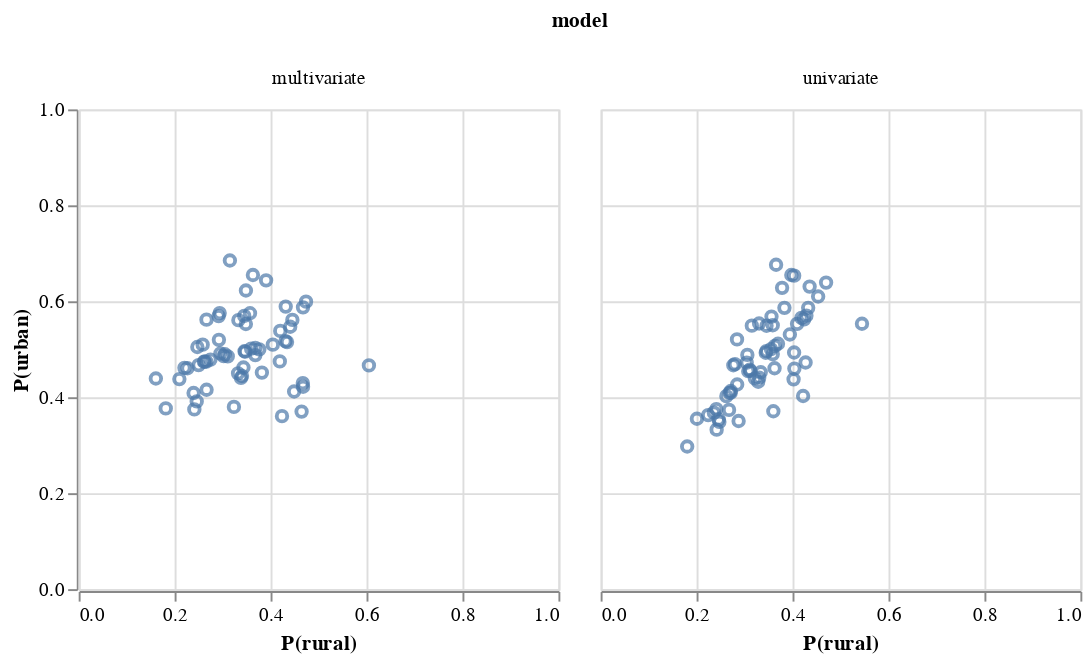

Source (notebook cell):
### Code cell
alt.Chart(pd.concat([mv_df, uni_df])).mark_point().encode(
    alt.X('rural', title="P(rural)", scale=alt.Scale(domain=[0,1])), 
    alt.Y("urban", title='P(urban)', scale=alt.Scale(domain=[0,1])), 
    alt.Column("model"),    
).properties(width=250, height=250)

### Figure 1 — Vega-Lite specification as saved in the notebook (floating-point values rounded to 4 significant figures)
{"config": {"view": {"continuousWidth": 400, "continuousHeight": 300}}, "data": {"name": "data-c84654ad065a8c4b0ee45e7bf9360f39"}, "mark": "point", "encoding": {"column": {"field": "model", "type": "nominal"}, "x": {"field": "rural", "scale": {"domain": [0, 1]}, "title": "P(rural)", "type": "quantitative"}, "y": {"field": "urban", "scale": {"domain": [0, 1]}, "title": "P(urban)", "type": "quantitative"}}, "height": 250, "width": 250, "$schema": "https://vega.github.io/schema/vega-lite/v4.17.0.json", "datasets": {"data-c84654ad065a8c4b0ee45e7bf9360f39": [{"district": 0, "rural": 0.1815, "urban": 0.3767, "a": -1.537, "b": 1.026, "model": "multivariate"}, {"district": 1, "rural": 0.347, "urban": 0.495, "a": -0.6513, "b": 0.6288, "model": "multivariate"}, {"district": 2, "rural": 0.3571, "urban": 0.5752, "a": -0.6304, "b": 0.9647, "model": "multivariate"}, {"district": 3, "rural": 0.3152, "urban": 0.685, "a": -0.8025, "b": 1.63, "model": "multivariate"}, {"district": 4, "rural": 0.3458, "urban": 0.4958, "a": -0.651, "b": 0.6326, "model": "multivariate"}, {"district": 5, "rural": 0.2664, "urban": 0.5618, "a": -1.029, "b": 1.294, "model": "multivariate"}, {"district": 6, "rural": 0.3047, "urban": 0.4896, "a": -0.8532, "b": 0.8084, "model": "multivariate"}, {"district": 7, "rural": 0.3451, "urban": 0.5695, "a": -0.654, "b": 0.9595, "model": "multivariate"}, {"district": 8, "rural": 0.2923, "urban": 0.5197, "a": -0.9128, "b": 0.998, "model": "multivariate"}, {"district": 9, "rural": 0.2268, "urban": 0.4603, "a": -1.28, "b": 1.104, "model": "multivariate"}, {"district": 10, "rural": 0.1609, "urban": 0.439, "a": -1.723, "b": 1.448, "model": "multivariate"}, {"district": 11, "rural": 0.3383, "urban": 0.4404, "a": -0.6883, "b": 0.4323, "model": "multivariate"}, {"district": 12, "rural": 0.3819, "urban": 0.4513, "a": -0.4984, "b": 0.2913, "model": "multivariate"}, {"district": 13, "rural": 0.3632, "urban": 0.6548, "a": -0.5812, "b": 1.228, "model": "multivariate"}, {"district": 14, "rural": 0.3404, "urban": 0.4442, "a": -0.6846, "b": 0.4473, "model": "multivariate"}, {"district": 15, "rural": 0.4316, "urban": 0.5889, "a": -0.2841, "b": 0.6767, "model": "multivariate"}, {"district": 16, "rural": 0.3107, "urban": 0.4851, "a": -0.8188, "b": 0.7536, "model": "multivariate"}, {"district": 17, "rural": 0.2954, "urban": 0.4911, "a": -0.889, "b": 0.8519, "model": "multivariate"}, {"district": 18, "rural": 0.3329, "urban": 0.5606, "a": -0.7155, "b": 0.9787, "model": "multivariate"}, {"district": 19, "rural": 0.3682, "urban": 0.5026, "a": -0.5588, "b": 0.5693, "model": "multivariate"}, {"district": 20, "rural": 0.4238, "urban": 0.3606, "a": -0.3207, "b": -0.2947, "model": "multivariate"}, {"district": 21, "rural": 0.2625, "urban": 0.4742, "a": -1.068, "b": 0.9547, "model": "multivariate"}, {"district": 22, "rural": 0.3022, "urban": 0.4855, "a": -0.8677, "b": 0.8049, "model": "multivariate"}, {"district": 23, "rural": 0.2204, "urban": 0.4613, "a": -1.319, "b": 1.148, "model": "multivariate"}, {"district": 24, "rural": 0.4192, "urban": 0.4747, "a": -0.331, "b": 0.2256, "model": "multivariate"}, {"district": 25, "rural": 0.3595, "urban": 0.5012, "a": -0.5995, "b": 0.6063, "model": "multivariate"}, {"district": 26, "rural": 0.2099, "urban": 0.4378, "a": -1.356, "b": 1.09, "model": "multivariate"}, {"district": 27, "rural": 0.2666, "urban": 0.4156, "a": -1.031, "b": 0.6654, "model": "multivariate"}, {"district": 28, "rural": 0.2585, "urban": 0.5096, "a": -1.086, "b": 1.128, "model": "multivariate"}, {"district": 29, "rural": 0.3907, "urban": 0.6436, "a": -0.4523, "b": 1.069, "model": "multivariate"}, {"district": 30, "rural": 0.4046, "urban": 0.5096, "a": -0.3962, "b": 0.4365, "model": "multivariate"}, {"district": 31, "rural": 0.2612, "urban": 0.4739, "a": -1.069, "b": 0.9559, "model": "multivariate"}, {"district": 32, "rural": 0.2918, "urban": 0.5691, "a": -0.9307, "b": 1.228, "model": "multivariate"}, {"district": 33, "rural": 0.605, "urban": 0.4663, "a": 0.4402, "b": -0.5861, "model": "multivariate"}, {"district": 34, "rural": 0.4201, "urban": 0.5382, "a": -0.3299, "b": 0.488, "model": "multivariate"}, {"district": 35, "rural": 0.3434, "urban": 0.462, "a": -0.6737, "b": 0.5088, "model": "multivariate"}, {"district": 36, "rural": 0.431, "urban": 0.5169, "a": -0.2891, "b": 0.3635, "model": "multivariate"}, {"district": 37, "rural": 0.2474, "urban": 0.5046, "a": -1.172, "b": 1.192, "model": "multivariate"}, {"district": 38, "rural": 0.4343, "urban": 0.5149, "a": -0.2718, "b": 0.3365, "model": "multivariate"}, {"district": 39, "rural": 0.3683, "urban": 0.4879, "a": -0.5607, "b": 0.5109, "model": "multivariate"}, {"district": 40, "rural": 0.4677, "urban": 0.4219, "a": -0.133, "b": -0.2146, "model": "multivariate"}, {"district": 41, "rural": 0.4672, "urban": 0.4295, "a": -0.137, "b": -0.1723, "model": "multivariate"}, {"district": 42, "rural": 0.4454, "urban": 0.5612, "a": -0.225, "b": 0.4798, "model": "multivariate"}, {"district": 43, "rural": 0.266, "urban": 0.4741, "a": -1.044, "b": 0.9309, "model": "multivariate"}, {"district": 44, "rural": 0.2939, "urban": 0.5754, "a": -0.8962, "b": 1.222, "model": "multivariate"}, {"district": 45, "rural": 0.4739, "urban": 0.5992, "a": -0.1057, "b": 0.5273, "model": "multivariate"}, {"district": 46, "rural": 0.3765, "urban": 0.4997, "a": -0.5251, "b": 0.5233, "model": "multivariate"}, {"district": 47, "rural": 0.4409, "urban": 0.547, "a": -0.2436, "b": 0.4395, "model": "multivariate"}, {"district": 48, "rural": 0.2747, "urban": 0.4785, "a": -1.031, "b": 0.9352, "model": "multivariate"}, {"district": 49, "rural": 0.3486, "urban": 0.6226, "a": -0.6471, "b": 1.19, "model": "multivariate"}, {"district": 50, "rural": 0.3485, "urban": 0.5527, "a": -0.6437, "b": 0.8629, "model": "multivariate"}, {"district": 51, "rural": 0.4646, "urban": 0.37, "a": -0.1445, "b": -0.4093, "model": "multivariate"}, {"district": 52, "rural": 0.3322, "urban": 0.4498, "a": -0.7434, "b": 0.5345, "model": "multivariate"}, {"district": 53, "rural": 0.3236, "urban": 0.3798, "a": -0.7928, "b": 0.2664, "model": "multivariate"}, {"district": 54, "rural": 0.4676, "urban": 0.5874, "a": -0.1329, "b": 0.4976, "model": "multivariate"}, {"district": 55, "rural": 0.2395, "urban": 0.4088, "a": -1.193, "b": 0.7938, "model": "multivariate"}, {"district": 56, "rural": 0.4491, "urban": 0.4118, "a": -0.2105, "b": -0.1632, "model": "multivariate"}, {"district": 57, "rural": 0.2499, "urban": 0.467, "a": -1.153, "b": 1.007, "model": "multivariate"}, {"district": 58, "rural": 0.246, "urban": 0.3912, "a": -1.156, "b": 0.6903, "model": "multivariate"}, {"district": 59, "rural": 0.2411, "urban": 0.3746, "a": -1.176, "b": 0.6381, "model": "multivariate"}, {"district": 0, "rural": 0.2007, "urban": 0.3551, "a": -1.403, "b": 0.7983, "model": "univariate"}, {"district": 1, "rural": 0.3441, "urban": 0.4928, "a": -0.6632, "b": 0.632, "model": "univariate"}, {"district": 2, "rural": 0.3831, "urban": 0.5863, "a": -0.4999, "b": 0.8943, "model": "univariate"}, {"district": 3, "rural": 0.3657, "urban": 0.6761, "a": -0.5643, "b": 1.352, "model": "univariate"}, {"district": 4, "rural": 0.3454, "urban": 0.496, "a": -0.6514, "b": 0.6342, "model": "univariate"}, {"district": 5, "rural": 0.2843, "urban": 0.5206, "a": -0.9365, "b": 1.027, "model": "univariate"}, {"district": 6, "rural": 0.3107, "urban": 0.4574, "a": -0.8209, "b": 0.6325, "model": "univariate"}, {"district": 7, "rural": 0.3561, "urban": 0.5682, "a": -0.6038, "b": 0.9078, "model": "univariate"}, {"district": 8, "rural": 0.3058, "urban": 0.4882, "a": -0.8422, "b": 0.7934, "model": "univariate"}, {"district": 9, "rural": 0.2412, "urban": 0.3753, "a": -1.19, "b": 0.6198, "model": "univariate"}, {"district": 10, "rural": 0.1804, "urban": 0.2974, "a": -1.569, "b": 0.6095, "model": "univariate"}, {"district": 11, "rural": 0.3284, "urban": 0.4324, "a": -0.733, "b": 0.443, "model": "univariate"}, {"district": 12, "rural": 0.3625, "urban": 0.4604, "a": -0.5794, "b": 0.4102, "model": "univariate"}, {"district": 13, "rural": 0.3974, "urban": 0.6548, "a": -0.4264, "b": 1.073, "model": "univariate"}, {"district": 14, "rural": 0.3305, "urban": 0.4408, "a": -0.7264, "b": 0.4733, "model": "univariate"}, {"district": 15, "rural": 0.4356, "urban": 0.6306, "a": -0.2661, "b": 0.8552, "model": "univariate"}, {"district": 16, "rural": 0.3121, "urban": 0.4549, "a": -0.8108, "b": 0.609, "model": "univariate"}, {"district": 17, "rural": 0.3044, "urban": 0.4722, "a": -0.8412, "b": 0.7256, "model": "univariate"}, {"district": 18, "rural": 0.3457, "urban": 0.549, "a": -0.6542, "b": 0.869, "model": "univariate"}, {"district": 19, "rural": 0.3634, "urban": 0.507, "a": -0.5792, "b": 0.6106, "model": "univariate"}, {"district": 20, "rural": 0.36, "urban": 0.3708, "a": -0.5947, "b": 0.02251, "model": "univariate"}, {"district": 21, "rural": 0.2713, "urban": 0.4131, "a": -1.016, "b": 0.626, "model": "univariate"}, {"district": 22, "rural": 0.3077, "urban": 0.4543, "a": -0.8377, "b": 0.6348, "model": "univariate"}, {"district": 23, "rural": 0.2361, "urban": 0.3679, "a": -1.218, "b": 0.6156, "model": "univariate"}, {"district": 24, "rural": 0.4033, "urban": 0.4932, "a": -0.3974, "b": 0.3688, "model": "univariate"}, {"district": 25, "rural": 0.3551, "urban": 0.5002, "a": -0.6161, "b": 0.6172, "model": "univariate"}, {"district": 26, "rural": 0.2241, "urban": 0.3628, "a": -1.267, "b": 0.6666, "model": "univariate"}, {"district": 27, "rural": 0.2676, "urban": 0.3735, "a": -1.024, "b": 0.4667, "model": "univariate"}, {"district": 28, "rural": 0.2765, "urban": 0.4666, "a": -0.9824, "b": 0.8418, "model": "univariate"}, {"district": 29, "rural": 0.4034, "urban": 0.6534, "a": -0.3975, "b": 1.06, "model": "univariate"}, {"district": 30, "rural": 0.3944, "urban": 0.5309, "a": -0.4377, "b": 0.5681, "model": "univariate"}, {"district": 31, "rural": 0.2685, "urban": 0.4092, "a": -1.03, "b": 0.6207, "model": "univariate"}, {"district": 32, "rural": 0.3303, "urban": 0.5536, "a": -0.7312, "b": 0.9628, "model": "univariate"}, {"district": 33, "rural": 0.5447, "urban": 0.5532, "a": 0.1845, "b": 0.04007, "model": "univariate"}, {"district": 34, "rural": 0.4094, "urban": 0.5531, "a": -0.3736, "b": 0.5937, "model": "univariate"}, {"district": 35, "rural": 0.3337, "urban": 0.4521, "a": -0.7116, "b": 0.5012, "model": "univariate"}, {"district": 36, "rural": 0.4186, "urban": 0.5655, "a": -0.3402, "b": 0.6313, "model": "univariate"}, {"district": 37, "rural": 0.28, "urban": 0.4689, "a": -0.9788, "b": 0.8477, "model": "univariate"}, {"district": 38, "rural": 0.4242, "urban": 0.5622, "a": -0.3127, "b": 0.5841, "model": "univariate"}, {"district": 39, "rural": 0.3588, "urban": 0.49, "a": -0.5962, "b": 0.5552, "model": "univariate"}, {"district": 40, "rural": 0.4272, "urban": 0.4724, "a": -0.2999, "b": 0.171, "model": "univariate"}, {"district": 41, "rural": 0.4038, "urban": 0.4597, "a": -0.4044, "b": 0.2261, "model": "univariate"}, {"district": 42, "rural": 0.4326, "urban": 0.5864, "a": -0.2767, "b": 0.6389, "model": "univariate"}, {"district": 43, "rural": 0.271, "urban": 0.4093, "a": -1.014, "b": 0.6082, "model": "univariate"}, {"district": 44, "rural": 0.3152, "urban": 0.5491, "a": -0.7914, "b": 1.007, "model": "univariate"}, {"district": 45, "rural": 0.4699, "urban": 0.639, "a": -0.1216, "b": 0.7183, "model": "univariate"}, {"district": 46, "rural": 0.3696, "urban": 0.5114, "a": -0.5514, "b": 0.6007, "model": "univariate"}, {"district": 47, "rural": 0.4288, "urban": 0.5701, "a": -0.2929, "b": 0.5862, "model": "univariate"}, {"district": 48, "rural": 0.2846, "urban": 0.4266, "a": -0.9681, "b": 0.6324, "model": "univariate"}, {"district": 49, "rural": 0.3782, "urban": 0.6281, "a": -0.5121, "b": 1.091, "model": "univariate"}, {"district": 50, "rural": 0.3588, "urban": 0.5499, "a": -0.5941, "b": 0.8026, "model": "univariate"}, {"district": 51, "rural": 0.422, "urban": 0.4025, "a": -0.3195, "b": -0.09453, "model": "univariate"}, {"district": 52, "rural": 0.3216, "urban": 0.4392, "a": -0.7747, "b": 0.5209, "model": "univariate"}, {"district": 53, "rural": 0.2876, "urban": 0.3505, "a": -0.9485, "b": 0.2788, "model": "univariate"}, {"district": 54, "rural": 0.4534, "urban": 0.61, "a": -0.1909, "b": 0.6532, "model": "univariate"}, {"district": 55, "rural": 0.2461, "urban": 0.3537, "a": -1.151, "b": 0.5008, "model": "univariate"}, {"district": 56, "rural": 0.4021, "urban": 0.4374, "a": -0.4062, "b": 0.141, "model": "univariate"}, {"district": 57, "rural": 0.2621, "urban": 0.4022, "a": -1.077, "b": 0.6367, "model": "univariate"}, {"district": 58, "rural": 0.2474, "urban": 0.3486, "a": -1.138, "b": 0.4805, "model": "univariate"}, {"district": 59, "rural": 0.2418, "urban": 0.3324, "a": -1.167, "b": 0.4333, "model": "univariate"}]}}
